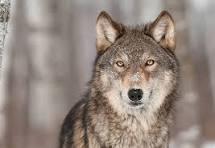
#> input picture Digital Image Processing Programs/Images/Spatial_Domain.jpg, 215 x 148 px, found by its file name
$ python Spatial_Domain.py
#> lines starting #> are read from the running program, lines starting #| are printed output that depends on the picture
'''Write a program to perform low pass filtering
and high pass filtering on an image in spatial domain.'''

import cv2
import numpy as np
import matplotlib.pyplot as plt
image=cv2.imread('Spatial_Domain.jpg',cv2.IMREAD_GRAYSCALE)
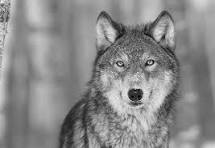
#> image: shape (148, 215); min 0, max 245, mean 137.4
kernel_size=3
kernel_lp=np.ones((kernel_size,kernel_size),np.float32)/(kernel_size*kernel_size)
smoothed_image_lp=cv2.filter2D(image,-1,kernel_lp)
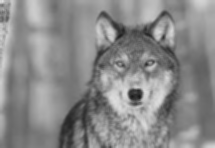
#> smoothed_image_lp: shape (148, 215); min 24, max 222, mean 137.4
kernel_hp=np.array([[0,-1,0],[-1,4,-1],[0,-1,0]])
smoothed_image_hp=cv2.filter2D(image,-1,kernel_hp)
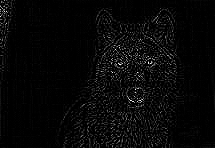
#> smoothed_image_hp: shape (148, 215); min 0, max 255, mean 7.7
plt.figure(figsize=(12,6))
plt.subplot(131),plt.imshow(image,cmap='gray'),plt.title('original image')
plt.subplot(132),plt.imshow(smoothed_image_lp,cmap='gray'),plt.title('low-pass filtered image')
plt.subplot(133),plt.imshow(smoothed_image_hp,cmap='gray'),plt.title('high-pass filtered image')
plt.show()
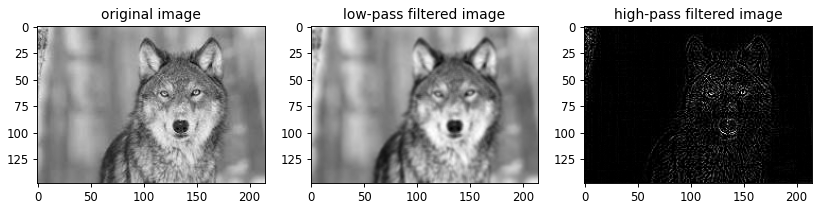
#> figure drawn by matplotlib, 3 panels

$ run again, with Digital Image Processing Programs/Images/Bit_slicing.jpg copied over Digital Image Processing Programs/Images/Spatial_Domain.jpg
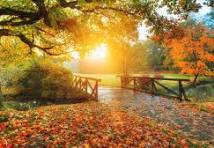
#> input picture Digital Image Processing Programs/Images/Bit_slicing.jpg, 214 x 148 px, found by its file name
#> `smoothed_image_hp=cv2.filter2D(image,-1,kernel_hp)`:
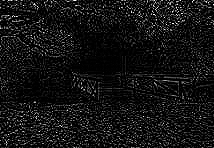
#> smoothed_image_hp: shape (148, 214); min 0, max 255, mean 19.2
#> `plt.show()`:
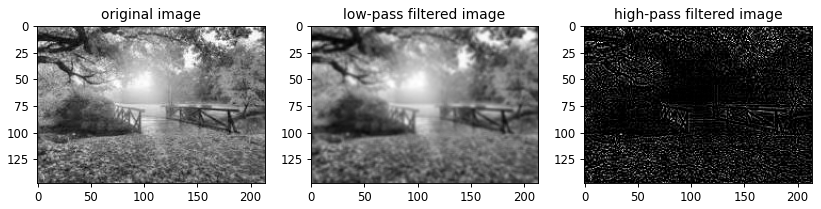
#> figure drawn by matplotlib, 3 panels

$ run again, with Digital Image Processing Programs/Images/Compression.jpg copied over Digital Image Processing Programs/Images/Spatial_Domain.jpg
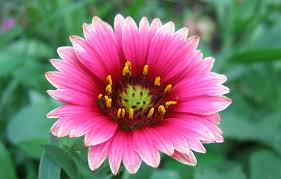
#> input picture Digital Image Processing Programs/Images/Compression.jpg, 281 x 179 px, found by its file name
#> `smoothed_image_hp=cv2.filter2D(image,-1,kernel_hp)`:
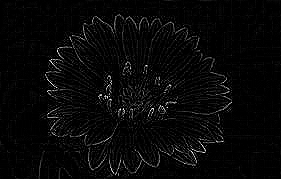
#> smoothed_image_hp: shape (179, 281); min 0, max 255, mean 7.8
#> `plt.show()`:
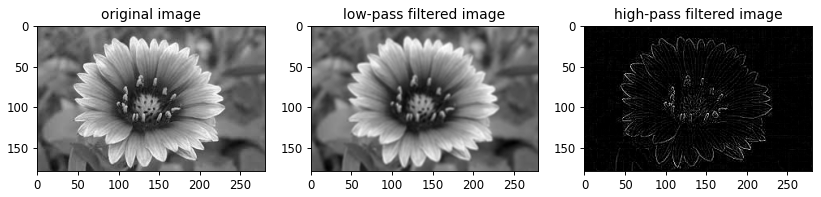
#> figure drawn by matplotlib, 3 panels

$ run again, with Digital Image Processing Programs/Images/Falls_Arth_Logi.jpg copied over Digital Image Processing Programs/Images/Spatial_Domain.jpg
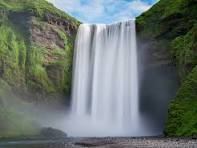
#> input picture Digital Image Processing Programs/Images/Falls_Arth_Logi.jpg, 197 x 148 px, found by its file name
#> `smoothed_image_hp=cv2.filter2D(image,-1,kernel_hp)`:
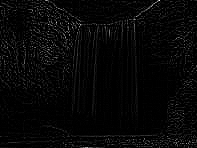
#> smoothed_image_hp: shape (148, 197); min 0, max 255, mean 7
#> `plt.show()`:
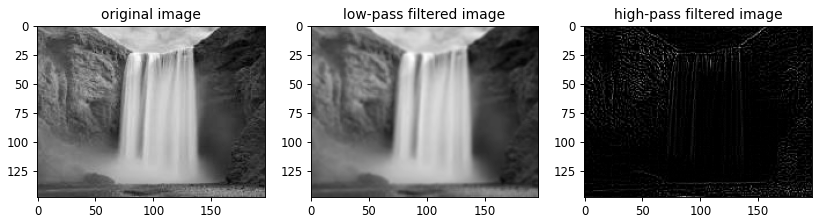
#> figure drawn by matplotlib, 3 panels
